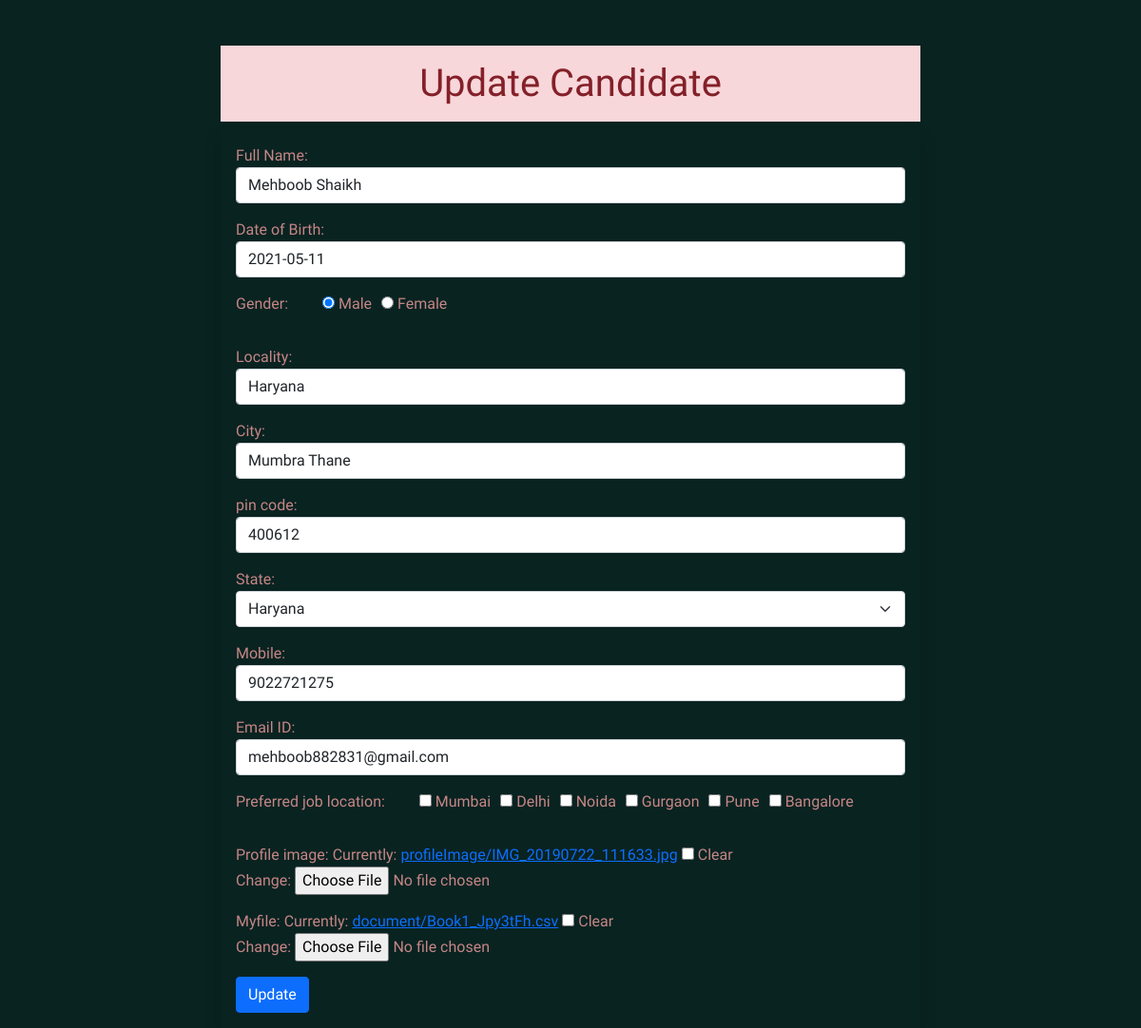
Page /update/3 on the committed database.
### app/models.py (models this page shows)
class Resume(models.Model):
    name = models.CharField(max_length=100)
    dob = models.DateField(auto_now=False,auto_now_add=False)
    gender = models.CharField(max_length=20)
    locality = models.CharField(max_length=100)
    city = models.CharField(max_length=100)
    pin = models.PositiveIntegerField()
    state = models.CharField(choices= STATE_CHOICE,max_length=50)
    mobile = models.PositiveIntegerField()
    email = models.EmailField()
    job_city = models.CharField(max_length=100)
    profile_image = models.ImageField(upload_to='profileImage',blank=True)
    myfile = models.FileField(upload_to='document',blank=True)

### app/views.py (the view)
# urls.py: path('update/<int:id>', views.UpdateCandedate, name='update'),
def UpdateCandedate(request,id):
    if request.method == "POST":
        candidate = Resume.objects.get(id=id)
        upt = ResumeForm(request.POST, request.FILES,instance=candidate)
        if upt.is_valid:
           upt.save()
           return redirect("/")
    candidate = Resume.objects.get(id=id)
    fm = ResumeForm(instance=candidate)
    return render(request,'update.html',{'candidate':candidate,'fm':fm})

### app/forms.py
class ResumeForm(forms.ModelForm):
    gender = forms.ChoiceField(choices=GENDER_CHOICES,widget=forms.RadioSelect(attrs={'id':'gender'}))
    job_city = forms.MultipleChoiceField(label='Preferred job location', choices=JOB_CHOICES,widget=forms.CheckboxSelectMultiple(attrs={'id':'job_city'}))
    class Meta:
        model = Resume
        fields = "__all__"
        labels = {'name':'Full Name','dob':'Date of Birth','pin':'pin code','mpbile':'Mobile No','email':'Email ID'}
        widgets = {'name':forms.TextInput(attrs={'class':'form-control','id':'name'}),
                   'dob':forms.DateInput(attrs={'class':'form-control','id':'datepicker'}),
                    'locality':forms.TextInput(attrs={'class':'form-control','id':'locality'}),
                    'city':forms.TextInput(attrs={'class':'form-control','id':'city'}),
                    'pin':forms.NumberInput(attrs={'class':'form-control','id':'pin'}),
                    'state':forms.Select(attrs={'class':'form-select','id':'state'}),
                    'mobile':forms.NumberInput(attrs={'class':'form-control','id':'mobile'}),
                    'email':forms.EmailInput(attrs={'class':'form-control','id':'email'})}

### app/templates/update.html (shortened to what this page needs)
{% extends 'basic.html' %}
{% block body %}
<div class="container mt-5">
<div class="row">
<div class="col-sm-8 offset-2">
<h1 class="alert-danger text-center p-3"> Update Candidate </h1>
<form action="" method="post" enctype="multipart/form-data" class="shadow p-3">
{% for f in fm %}
<div class="form-group mb-3">
{{f.label_tag}} {{f}} <small class="danger"> {{f.errors|striptags}} </small>
</div>
{% endfor %}
<input type="submit" value="Update" class="btn btn-primary">
</form>
</div>
</div>
</div>
{% endblock body %}

### app/static/style.css (style rules this page uses)
#gender,#job_city { list-style-type: none; display: inline-flex; }
#gender > li { padding-right: 10px; }
#job_city > li { padding-right: 10px; }
body { background-color: rgb(9 35 33); color: #c58686; font-family: 'Goblin One', cursive; }

### rows in the picture
Resume: fm "Mehboob Shaikh" "2021-05-11" "☑ Gender: ☐ Female" "Haryana" "Mumbra Thane" "400612" "Haryana" "9022721275" "mehboob882831@gmail.com" "☐ ☐ ☐ ☐ ☐ ☐"

### other values in the picture
{{ f.label_tag }} "Full Name:" "Date of Birth:" "Gender:" "Locality:" "City:" "pin code:" "State:" "Mobile:" "Email ID:" "Preferred job location:" "Profile image:" "Myfile:"
